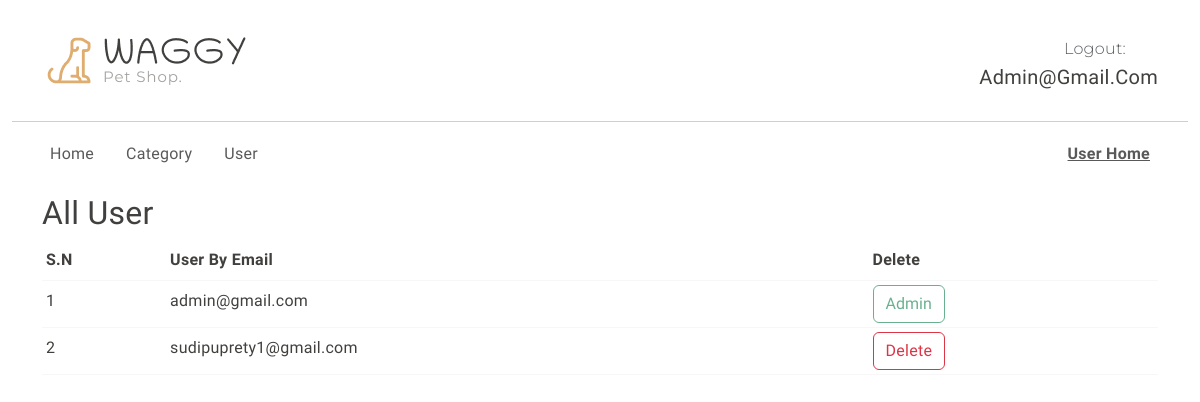
/view_user (signed in), run on an earlier commit of the app's database.
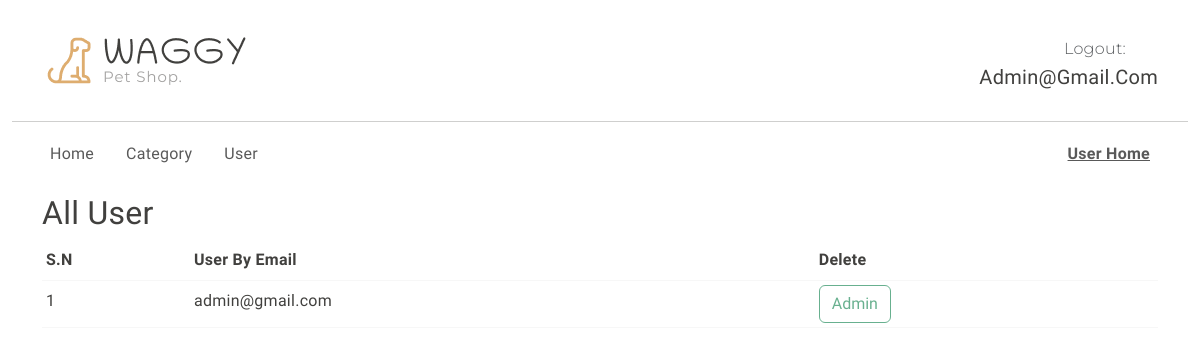
And on a later commit of the database.
### shop/user/models.py (models this page shows)
class User(db.Model, UserMixin):
    id = db.Column(db.Integer, primary_key = True)
    email = db.Column(db.String(20), unique=True, nullable=False)
    password = db.Column(db.String(80), nullable=False)
    role = db.Column(db.String(20), nullable=False, default='customer')

### shop/admin/routes.py (the view)
@app.route('/view_user')
@login_required
@admin_required
def viewuser():
    all_users = User.query.all()
    return render_template('admin/view_user.html', all_users=all_users)

### shop/__init__.py (called while the page is built)
def admin_required(func):
    @wraps(func)
    def decorated_function(*args, **kwargs):
        if current_user.role != 'admin':
            flash('Access Denied: You are not authorized to access admin page.')
            return redirect(url_for('login'))
        return func(*args, **kwargs)
    return decorated_function

### shop/user/models.py (called while the page is built)
@login_manager.user_loader
def load_user(user_id):
    return User.query.get(int(user_id))

### shop/templates/admin/view_user.html (shortened to what this page needs)
{% extends 'base.html'%}
{% block body %}
{% include 'admin/navbar.html'%}
  <div class="container">
    <h2>All User</h2>
    <table class="table table-sm">
      <thead>
        <th>S.N</th>
        <th>User By Email</th>
        <th>Delete</th>
      </thead>
      <tbody>
      {% for user in all_users %}
        <tr>
          <td>{{loop.index}}</td>
          <td>{{user.email}}</td>
          {% if user.role == 'customer' %}
            <td><a href="/delete_user/{{ user.id }}" class="btn btn-outline-danger">Delete</a></td>
            {% else %}
            <td><button class="btn btn-outline-success" disabled>Admin</button></td>
        {% endif %}
        </tr>
        {% endfor %}
      </tbody>
    </table>
  </div>
{% endblock body %}

### shop/templates/base.html (shortened to what this page needs)
<!DOCTYPE html>
<html lang="en">
<head>
    {% block head %}
  <link rel="stylesheet" href="https://cdn.jsdelivr.net/npm/swiper@9/swiper-bundle.min.css" />
  <link href="https://cdn.jsdelivr.net/npm/bootstrap@5.3.0-alpha3/dist/css/bootstrap.min.css" rel="stylesheet"
>
  <link rel="stylesheet" href="{{ url_for('static', filename='css/vendor.css') }}">
  <link rel="stylesheet" href="{{ url_for('static', filename='style.css') }}">
{% endblock %}
</head>
<body>
      {% block body %}
      {% endblock body%}
</body>
</html>

### shop/templates/admin/navbar.html (shortened to what this page needs)
{% block content %}
<header>
  <div class="container py-2">
    <div class="row py-4 pb-0 pb-sm-4 align-items-center">
      <div class="col-sm-4 col-lg-3 text-center text-sm-start">
        <div class="main-logo">
          <a href="{{url_for('admin_home')}}">
            <img src="static/images/logo.png" alt="logo" class="img-fluid">
          </a>
        </div>
      </div>
      <div class="col-sm-8 col-lg-9 d-flex justify-content-between justify-content-sm-end align-items-center">
        <div class="support-box text-end">
          <span class="fs-6 secondary-font text-muted">
            Logout:
          </span>
          <h5 class="mb-0">{{current_user.email}}</h5>
        </div>
      </div>
    </div>
  </div>
    <div class="container-fluid">
      <hr class="m-0">
    </div>
    <div class="container">
      <nav class="main-menu d-flex navbar navbar-expand-lg">
        <div class="offcanvas offcanvas-end" tabindex="-1" id="offcanvasNavbar" aria-labelledby="offcanvasNavbarLabel">
          <div class="offcanvas-body justify-content-between">
            <ul class="navbar-nav menu-list list-unstyled d-flex gap-md-3 mb-0">
              <li class="nav-item">
                <a href="{{url_for('admin_home')}}" class="nav-link">Home</a>
              </li>
              <li class="nav-item">
                <a href="{{url_for('viewcategory')}}" class="nav-link">Category</a>
              </li>
              <li class="nav-item">
                <a href="{{url_for('viewuser')}}" class="nav-link">User</a>
              </li>
            </ul>
            <ul class="navbar-nav menu-list list-unstyled d-flex gap-md-3 mb-0">
              <li class="nav-item">
                <a href="{{url_for('home')}}" class="nav-link"><b><u>User Home</u></b></a>
              </li>
            </ul>
          </div>
        </div>
      </nav>
    </div>
  </header>
  {% endblock content %}

### shop/static/style.css (style rules this page uses)
:root { --header-height: 160px; --header-height-min: 80px; }
:root { --accent-color: #DEAD6F; --dark-color: #222222; --light-dark-color: #727272; --light-color: #fff; --grey-color: #dbdbdb; --light-grey-color: #fafafa; --primary-color: #6995B1; --light-primary-color: #eef1f3; }
:root { --body-font: 'Chilanka', cursive; --heading-font: 'Chilanka', cursive; --secondary-font: 'Montserrat', sans-serif; }
body { --bs-link-color: #333; --bs-link-hover-color: #333; --bs-link-color-rgb: 40, 40, 40; --bs-link-hover-color-rgb: 0, 0, 0; --bs-light-rgb: 248, 248, 248; --bs-font-sans-serif: 'Chilanka', cursive; --bs-body-font-family: var(--bs-font-sans-serif); --bs-body-font-size: 1rem; --bs-body-font-weight: 400; --bs-body-line-height: 2; --bs-body-color: #41403E; --bs-primary: #DEAD6F; --bs-primary-rgb: 222, 173, 111; --bs-primary-bg-subtle: #FFF9EB; --bs-border-color: #F7F7F7; --bs-secondary-rgb: 230, 243, 251; --bs-success-rgb: 238, 245, 228; --bs-danger-rgb: 249, 235, 231; --bs-warning-rgb: 255, 249, 235; --bs-info-rgb: 230, 243, 250; }
body { letter-spacing: 0.01625rem; }
h1, h2, h3, h4, h5, h6 { font-family: var(--heading-font); color: var(--bs-body-color); font-weight: 400; text-transform: capitalize; }
a { text-decoration: none; }
.secondary-font { font-family: var(--secondary-font); font-weight: 300; }

What changed in the data, as far as the page shows it:
removed User: email "sudipuprety1@gmail.com"
